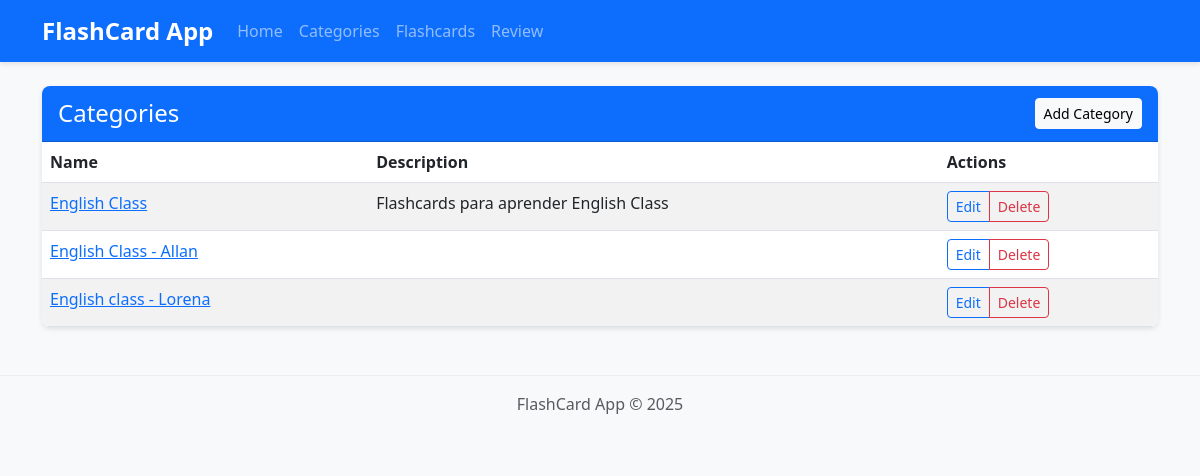
The page /categories on the database its author committed.
### tables this page shows
CREATE TABLE categories (
        id INTEGER PRIMARY KEY AUTOINCREMENT,
        name TEXT NOT NULL UNIQUE,
        description TEXT
    );

### app.py (the view)
@app.route('/categories')
def list_categories():
    categories = category_model.get_all_categories()
    return render_template('categories.html', categories=categories)

### app.py (called while the page is built)
@app.context_processor
def inject_now():
    return {'now': datetime.datetime.now()}

### models.py (called while the page is built)
    def get_connection(self):
        conn = sqlite3.connect(self.db_path)
        conn.row_factory = sqlite3.Row  # This allows accessing columns by name
        return conn

    def close_connection(self, conn):
        if conn:
            conn.close()

    def get_all_categories(self):
        conn = self.db_manager.get_connection()
        cursor = conn.cursor()
        cursor.execute('SELECT * FROM categories ORDER BY name')
        categories = cursor.fetchall()
        self.db_manager.close_connection(conn)
        return categories

### templates/categories.html (shortened to what this page needs)
{% extends 'base.html' %}
{% block content %}
<div class="card">
    <div class="card-header bg-primary text-white d-flex justify-content-between align-items-center">
        <h2 class="h4 mb-0">Categories</h2>
        <a href="{{ url_for('add_category') }}" class="btn btn-light btn-sm">Add Category</a>
    </div>
    <div class="card-body p-0">
        {% if categories %}
        <div class="table-responsive">
            <table class="table table-hover table-striped mb-0">
                <thead>
                    <tr>
                        <th>Name</th>
                        <th>Description</th>
                        <th>Actions</th>
                    </tr>
                </thead>
                <tbody>
                    {% for category in categories %}
                    <tr>
                        <td>
                            <a href="{{ url_for('list_flashcards', category_id=category.id) }}">
                                {{ category.name }}
                            </a>
                        </td>
                        <td>{{ category.description }}</td>
                        <td>
                            <div class="btn-group btn-group-sm">
                                <a href="{{ url_for('edit_category', category_id=category.id) }}" class="btn btn-outline-primary">Edit</a>
                                <button type="button" class="btn btn-outline-danger"
                                        data-bs-toggle="modal"
                                        data-bs-target="#deleteModal"
                                        data-category-id="{{ category.id }}"
                                        data-category-name="{{ category.name }}">
                                    Delete
                                </button>
                            </div>
                        </td>
                    </tr>
                    {% endfor %}
                </tbody>
            </table>
        </div>
        {% else %}
        <div class="p-4 text-center">
            <p>No categories found. Create your first category to get started!</p>
            <a href="{{ url_for('add_category') }}" class="btn btn-primary">Add Category</a>
        </div>
        {% endif %}
    </div>
</div>
{% endblock %}

### static/css/style.css (style rules this page uses)
body { font-family: 'Segoe UI', Tahoma, Geneva, Verdana, sans-serif; background-color: #f8f9fa; color: #333; }
.card { border-radius: 8px; overflow: hidden; margin-bottom: 20px; border: none; box-shadow: 0 2px 5px rgba(0,0,0,0.1); }
.card-header { font-weight: 600; padding: 12px 16px; }

### rows shown on the page
categories: name "English Class", description "Flashcards para aprender English Class"
categories: name "English Class - Allan"
categories: name "English class - Lorena"
